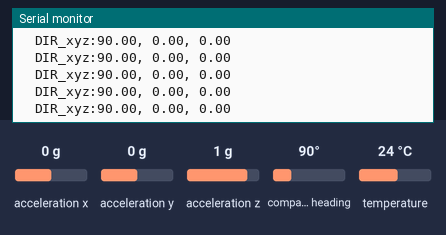
Recording of a program running on a simulated ESP32. On the bench: the last lines printed to the serial monitor. The inputs (shaded band) are chosen by the test bench; at power-on: acceleration x 0 g, acceleration y 0 g, acceleration z 1 g, compass heading 90°, temperature 24 °C.

Above: at 2.2 s.
2.3 s: acceleration x set to -1.4 g
At 3.3 s:
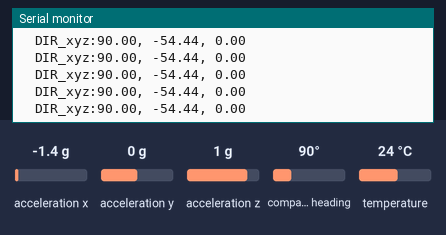
3.8 s: acceleration y set to -1.4 g
At 4.3 s:
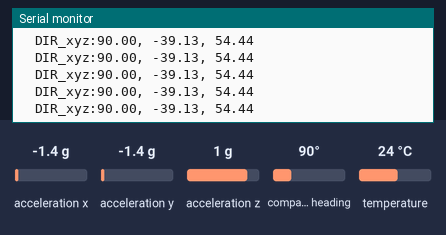
5.3 s: acceleration z set to -1.4 g
At 6.1 s:
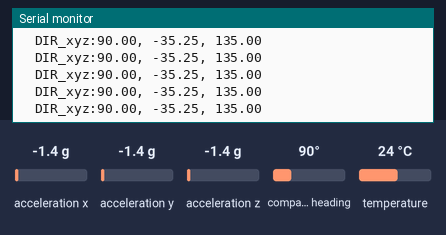
6.8 s: compass heading set to 7°
At 7.5 s:
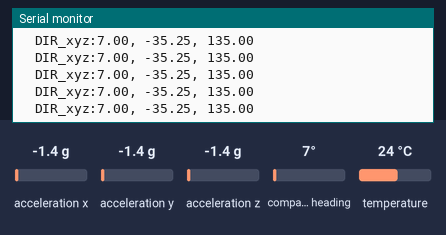
Timing chart, 0 to 9.3 s (numbered marks = the images above; inputs shaded):
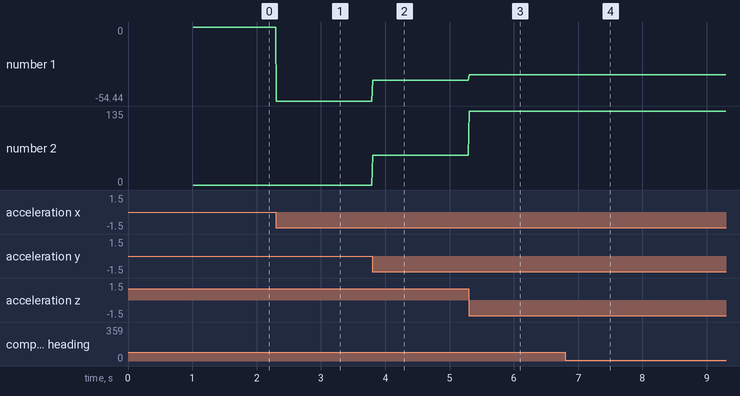

The program:

main.cpp
```cpp
# include <Arduino.h>

#include <Wire.h>
#include <Adafruit_BNO055.h>
#include <Ticker.h>
#include <SPI.h>//エラーの指示により追加

Ticker bno055ticker; //タイマー割り込み用のインスタンス
#define BNO055interval 10 //何ms間隔でデータを取得するか
void get_bno055_data(); // Function declaration.41行目にエラーが出たので追加

//Adafruit_BNO055 bno = Adafruit_BNO055(55, 0x28, &Wire); //ICSの名前, デフォルトアドレス, 謎
Adafruit_BNO055 bno = Adafruit_BNO055(55, 0x28);

void setup(void)
{
  pinMode(21, INPUT_PULLUP); //SDA 21番ピンのプルアップ(念のため)
  pinMode(22, INPUT_PULLUP); //SDA 22番ピンのプルアップ(念のため)

  Serial.begin(115200);
  Serial.println("Orientation Sensor Raw Data Test"); Serial.println("");

  if (!bno.begin()) // センサの初期化
  {
    Serial.print("Ooops, no BNO055 detected ... Check your wiring or I2C ADDR!");
    while (1);
  }

  delay(1000);

  /* Display the current temperature */
  int8_t temp = bno.getTemp();
  Serial.print("Current Temperature: ");
  Serial.print(temp);
  Serial.println(" C");
  Serial.println("");

  bno.setExtCrystalUse(false);

  Serial.println("Calibration status values: 0=uncalibrated, 3=fully calibrated");
  bno055ticker.attach_ms(BNO055interval, get_bno055_data);
}

void get_bno055_data(void)
{
  // Possible vector values can be:
  // - VECTOR_ACCELEROMETER - m/s^2
  // - VECTOR_MAGNETOMETER  - uT
  // - VECTOR_GYROSCOPE     - rad/s
  // - VECTOR_EULER         - degrees
  // - VECTOR_LINEARACCEL   - m/s^2
  // - VECTOR_GRAVITY       - m/s^2

  /*
  // キャリブレーションのステータスの取得と表示
  uint8_t system, gyro, accel, mag = 0;
  bno.getCalibration(&system, &gyro, &accel, &mag);
  Serial.print("CALIB Sys:");
  Serial.print(system, DEC);
  Serial.print(", Gy");
  Serial.print(gyro, DEC);
  Serial.print(", Ac");
  Serial.print(accel, DEC);
  Serial.print(", Mg");
  Serial.print(mag, DEC);
  */

  /*
  // ジャイロセンサ値の取得と表示
  imu::Vector<3> gyroscope = bno.getVector(Adafruit_BNO055::VECTOR_GYROSCOPE);
  Serial.print(" 　Gy_xyz:");
  Serial.print(gyroscope.x());
  Serial.print(", ");
  Serial.print(gyroscope.y());
  Serial.print(", ");
  Serial.print(gyroscope.z());
  */

  /*
  // 加速度センサ値の取得と表示
  imu::Vector<3> accelermetor = bno.getVector(Adafruit_BNO055::VECTOR_ACCELEROMETER);
  Serial.print(" 　Ac_xyz:");
  Serial.print(accelermetor.x());
  Serial.print(", ");
  Serial.print(accelermetor.y());
  Serial.print(", ");
  Serial.print(accelermetor.z());
  */

  /*
  // 磁力センサ値の取得と表示
  imu::Vector<3> magnetmetor = bno.getVector(Adafruit_BNO055::VECTOR_MAGNETOMETER);
  Serial.print(" 　Mg_xyz:");
  Serial.print(magnetmetor .x());
  Serial.print(", ");
  Serial.print(magnetmetor .y());
  Serial.print(", ");
  Serial.print(magnetmetor .z());
  */

  // センサフュージョンによる方向推定値の取得と表示
  imu::Vector<3> euler = bno.getVector(Adafruit_BNO055::VECTOR_EULER);
  Serial.print(" 　DIR_xyz:");
  Serial.print(euler.x());
  Serial.print(", ");
  Serial.print(euler.y());
  Serial.print(", ");
  Serial.print(euler.z());

  /*
    // センサフュージョンの方向推定値のクオータニオン
    imu::Quaternion quat = bno.getQuat();
    Serial.print("qW: ");
    Serial.print(quat.w(), 4);
    Serial.print(" qX: ");
    Serial.print(quat.x(), 4);
    Serial.print(" qY: ");
    Serial.print(quat.y(), 4);
    Serial.print(" qZ: ");
    Serial.print(quat.z(), 4);
    Serial.print("\t\t");
  */

  Serial.println();
}

void loop(void)
{
}
```

Measured:
- after the input at 2.3 s, the serial monitor: prints a new line at once (image 1)
- after the input at 3.8 s, the serial monitor: prints a new line at once (image 2)
- after the input at 5.3 s, the serial monitor: prints a new line at once (image 3)
- after the input at 6.8 s, the serial monitor: prints a new line at once (image 4)
- plotted number 1: 0 → -54.44 after the input at 2.3 s, -54.44 → -39.13 after the input at 3.8 s, -39.13 → -35.25 after the input at 5.3 s
- plotted number 2: 0 → 54.44 after the input at 3.8 s, 54.44 → 135 after the input at 5.3 s
